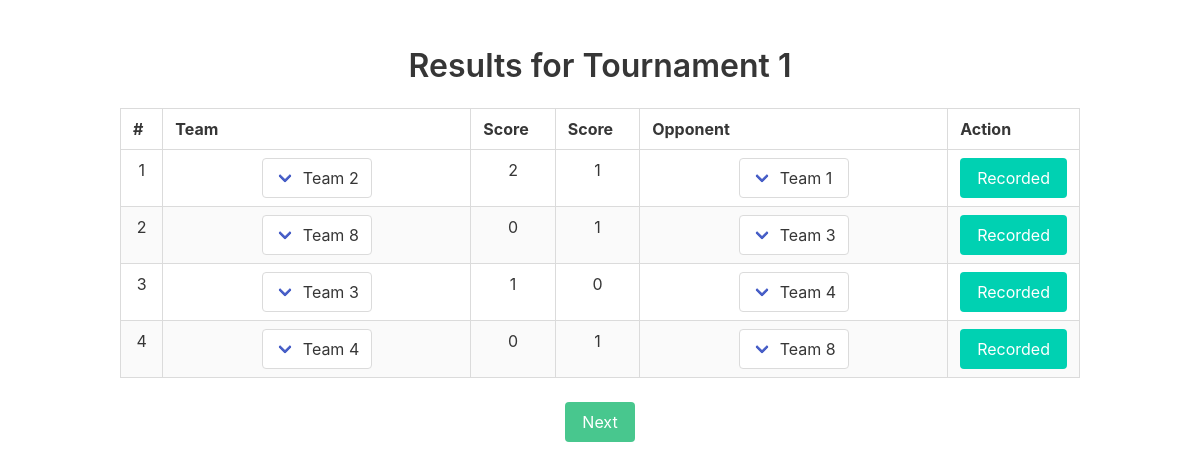
Screenshot of /view_quarter_finals/13/ with the database file from the repository.
### core/models.py (models this page shows, shortened)
class Tournament(models.Model):
    tournament = models.CharField(max_length=100)
    team_count = models.IntegerField(choices=team_count_choices)
    tournament_date = models.DateField(auto_now=True)
    started = models.BooleanField(default=False)
    class Meta:
        verbose_name_plural = "Tournaments"
        verbose_name = "Tournament"

class Quarters(models.Model):
    tournament = models.ForeignKey(Tournament, on_delete=models.CASCADE)
    team = models.ForeignKey(Team, on_delete=models.CASCADE)
    opponent = models.CharField(max_length=100, null=True, blank=True)
    team_score = models.IntegerField(default=0)
    opponent_score = models.IntegerField(default=0)
    score_modified = models.BooleanField(default=False)

class Team(models.Model):
    tournament = models.ForeignKey(Tournament, on_delete=models.CASCADE)
    team_name = models.CharField(max_length=100, blank=True, null=True)
    opponent = models.CharField(max_length=100, null=True, blank=True)
    team_score = models.IntegerField(default=0)
    opponent_score = models.IntegerField(default=0)
    modified = models.BooleanField(default=False)
    score_modified = models.BooleanField(default=False)
    stage_modified = models.BooleanField(default=False)
    win = models.IntegerField(default=0)
    class Meta:
        verbose_name_plural = "Teams"
        verbose_name = "Team"

### core/views.py (the view)
# urls.py: path('view_quarter_finals/<int:tournament_id>/', views.view_quarter_finals, name='view_quarters'),
def view_quarter_finals(request, tournament_id):
    teams = Team.objects.filter(tournament_id=tournament_id).annotate(highest_score=Max(F('team_score'), F('opponent_score')))
    top_4_teams = teams.order_by('-highest_score')[:4]
    for i in top_4_teams:
        if not Quarters.objects.filter(team_id=i.id).exists():
            Quarters.objects.create(tournament_id=tournament_id, team_id=i.id)
    context = {}
    context['tournament'] = Tournament.objects.get(id=tournament_id)
    context['teams'] = Quarters.objects.filter(tournament_id=tournament_id)
    context['opponent'] = Team.objects.filter(tournament_id=tournament_id)
    return render(request, 'quarters.html', context)

### templates/quarters.html (shortened to what this page needs)
<!DOCTYPE html>
<html lang="en">
{% load static %}
<head>
    <link rel="stylesheet" href="{% static 'bulma/css/bulma-rtl.min.css' %}">
</head>
<body>
    <section class="section">
        <div class="container has-text-centered">
            <h1 class="title">Results for {{ tournament.tournament }}</h1>
            <div class="table-container">
                <table class="table is-bordered is-striped is-hoverable is-fullwidth">
                    <thead>
                        <tr>
                            <th class="is-one-eight">#</th>
                            <th class="is-two-thirds">Team</th>
                            <th class="is-one-third">Score</th>
                            <th class="is-one-third">Score</th>
                            <th class="is-two-thirds">Opponent</th>
                            <th class="is-one-third">Action</th>
                        </tr>
                    </thead>
                    <tbody>
                        {% for team in teams %}
                        <tr id="{{team.id}}">
                            <td>{{ forloop.counter }}</td>
                            <td class="team">
                                <div class="select">
                                    <select>
                                        {% if team.team.team_name %}
                                        <option value="{{team.team.team_name}}" selected>{{team.team.team_name}}</option>
                                        {% else %}
                                        <option value="">Select team</option>
                                        {% endif %}
                                    </select>
                                </div>
                            </td>
                            <td contenteditable="true">{{team.team_score}}</td>
                            <td contenteditable="true">{{team.opponent_score}}</td>
                            <td class="team">
                                <div class="select">
                                    <select>
                                        {% if team.opponent %}
                                        <option value="{{team.opponent}}" selected>{{team.opponent}}</option>
                                        {% else %}
                                        <option value="">Select team</option>
                                        {% endif %}
                                    </select>
                                </div>
                            </td>
                            <td>
                                <div class="action-btns">
                                    <a class="button is-primary" onclick="recordScores('{{team.id}}', this)">
                                        {% if team.score_modified == True %}
                                        Recorded
                                        {% else %}
                                        Record
                                        {% endif %}
                                    </a>
                                </div>
                            </td>
                        </tr>
                        {% endfor %}
                    </tbody>
                </table>
            </div>
            <a class="button is-success" onclick="nextRound('{{tournament.id}}')">Next</a>
        </div>
    </section>
</body>
</html>

### templates/quarters.html (style rules this page uses)
.table-container { margin: 0 auto; }
.is-two-thirds { width: 500px !important; }
.is-one-third { width: 100px !important; }
.is-one-eight { width: 50px !important; }
.action-btns { display: flex; justify-content: space-around; gap: 5px; }

### rows the page displays
Tournament: tournament "Tournament 1"
Quarters: team.team_name "Team 2", team_score "2", opponent_score "1", opponent "Team 1", score_modified "Recorded"
Quarters: team.team_name "Team 8", team_score "0", opponent_score "1", opponent "Team 3", score_modified "Recorded"
Quarters: team.team_name "Team 3", team_score "1", opponent_score "0", opponent "Team 4", score_modified "Recorded"
Quarters: team.team_name "Team 4", team_score "0", opponent_score "1", opponent "Team 8", score_modified "Recorded"
